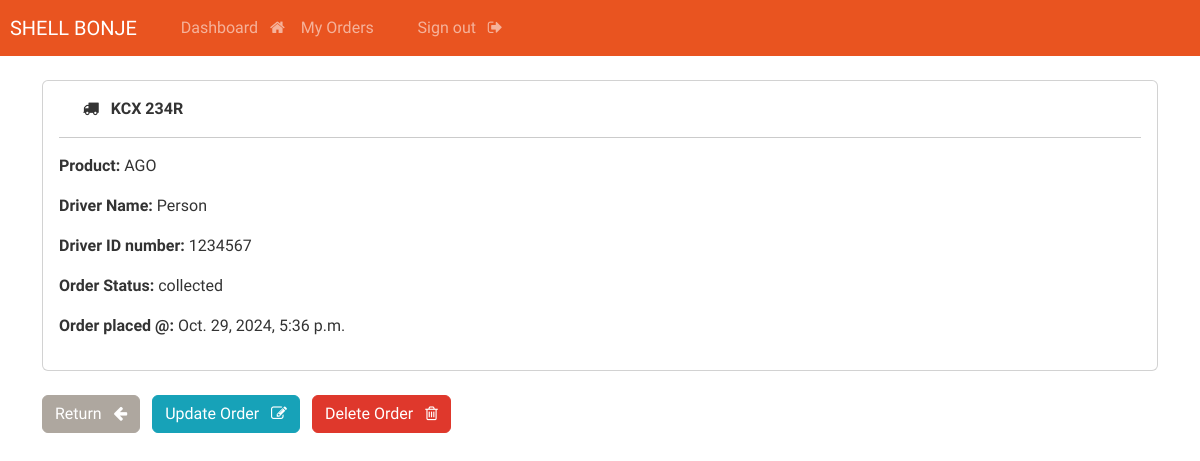
Screenshot of /record/1/ (signed in) with the database file from the repository.
### orders/models.py (models this page shows, shortened)
class Order(models.Model):
    PRODUCT_CHOICES = [
        ('AGO', 'AGO'),
        ('UX','UX'),
        ('LUBRICANTS','LUBRICANTS'),
    ]
    STATUS_CHOICES = [
        ('open', 'Open'),
        ('closed', 'Closed'),
    ]
    ORDER_STATUS_CHOICES = [
        ('pending', 'Pending'),
        ('collected', 'Collected'),
        ('on hold', 'On Hold'),
    ]
    user = models.ForeignKey(User, on_delete=models.CASCADE)
    product_name = models.CharField(
        max_length=100,
        choices=PRODUCT_CHOICES,
        default='AGO'
    )
    quantity = models.PositiveIntegerField()
    created_at = models.DateTimeField(auto_now_add=True)
    vehicle_number = models.CharField(
        max_length=20,
        help_text="Enter vehicle number (letter and numbers allowed)"
    )
    driver_name = models.CharField(
        max_length=100,
        blank=True, # This field is optional
        help_text="Enter driver's name (optional)"
    )
    driver_id_number = models.CharField(
        max_length=50,
        blank=True, # This field is optional
        help_text="Enter driver's ID number or Telephone (optional)"
    )
    account_status = models.CharField(
        max_length=20,
        choices=STATUS_CHOICES,
        default='open'
    )
    order_status = models.CharField(
        max_length=20,
        choices=ORDER_STATUS_CHOICES,
        default='pending'
    )

### orders/views.py (the view)
# urls.py: path('record/<int:pk>/', views.singular_record, name="record"),
@login_required
@user_passes_test(lambda u: u.userprofile.user_type == 'customer')
def singular_record(request, pk):
    all_records = Order.objects.get(id=pk)
    context = {
        'order': all_records,
        }
    return render(request, 'customer/view-record.html', context)

### orders/templates/customer/view-record.html (shortened to what this page needs)
{% extends 'main/base.html' %}
{% block content %}
    <body>
        <div class="card">
            <div class="card-body">
                <strong>
                    &nbsp; <i class="fa fa-truck" aria-hidden="true"></i> &nbsp; {{order.vehicle_number|upper}}
                </strong>
                <hr>
                <p> <strong>Product: </strong> {{ order.product_name }}</p>
                <p> <strong>Driver Name: </strong> {{ order.driver_name }}</p>
                <p> <strong>Driver ID number: </strong> {{ order.driver_id_number }}</p>
                <p> <strong>Order Status: </strong> {{ order.order_status }}</p>
                <p> <strong>Order placed @: </strong> {{ order.created_at }}</p>
            </div>
        </div>
        <br>
        <a href="{% url 'customer_dashboard' %}" class="btn btn-secondary"> Return &nbsp; <i class="fa fa-arrow-left" aria-hidden="true"></i> </a>
        <a href="{% url 'update_record' order.id %}" class="btn btn-info"> Update Order &nbsp; <i class="fa fa-pencil-square-o" aria-hidden="true"></i> </a>
        <a href="{% url 'delete_record' order.id %}" class="btn btn-danger"> Delete Order &nbsp; <i class="fa fa-trash-o" aria-hidden="true"></i> </a>
    </body>
{% endblock %}

### rows the page displays
Order: vehicle_number "KCX 234R", product_name "AGO", driver_name "Person", driver_id_number "1234567", order_status "collected", created_at "Oct. 29, 2024, 5:36 p.m."
